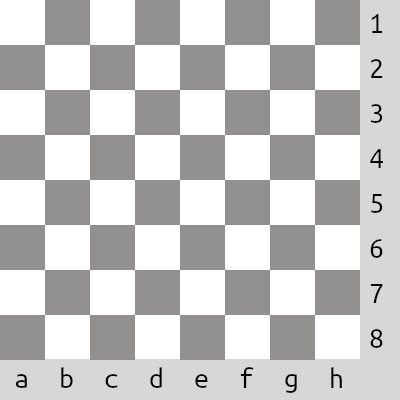
#> input picture Sistemas de gestión empresarial/Python Dani/python/06_Modulos/ajedrez_simón/ajedrez/images/tablero.png, 400 x 400 px; its folder holds only this picture in this run
$ python ajedrez.py
#> lines starting #> are read from the running program, lines starting #| are printed output that depends on the picture
### Sistemas de gestión empresarial/Python Dani/python/06_Modulos/ajedrez_simón/ajedrez/tablero.py
from ficha import Ficha
from PIL import Image

class Tablero:
    def __init__(self, inicio):

        self.posfichas = []


        columnas = {'a': 0, 'b': 45, 'c': 90, 'd': 135, 'e': 180, 'f': 225, 'g': 270, 'h': 315}
        filas = {'1': 315, '2': 270, '3': 225, '4': 180, '5': 135, '6': 90, '7': 45, '8': 0}

        for posicion in inicio:

            pieza, posicion_tablero = posicion.split('_')
            columna, fila = posicion_tablero


            x = columnas[columna]
            y = filas[fila]


            imagen = f'{pieza}.png'
            self.posfichas.append(Ficha(x, y, imagen))

    def pintar_tablero(self):

        tablero_img = Image.open('images/tablero.png').convert("RGBA")
#> tablero_img is the input picture: PIL image 400x400 RGBA; mean R, G, B, A 201.6, 201.2, 200.1, 255


        for ficha in self.posfichas:
            if ficha.visible:

                aux_img = Image.open(ficha.image_location()).convert("RGBA")
                tablero_img.alpha_composite(aux_img, (ficha.X, ficha.Y))
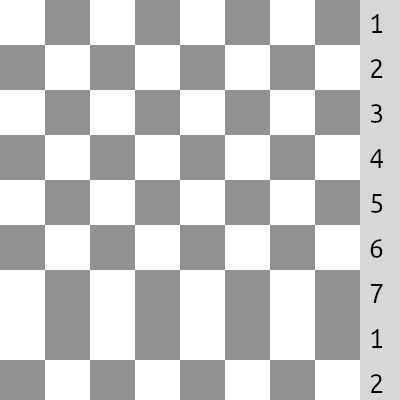
#> tablero_img: PIL image 400x400 RGBA; mean R, G, B, A 201.1, 200.7, 199.3, 255
#> pass 2 of the loop in pintar_tablero, `for ficha in self.posfichas:`:
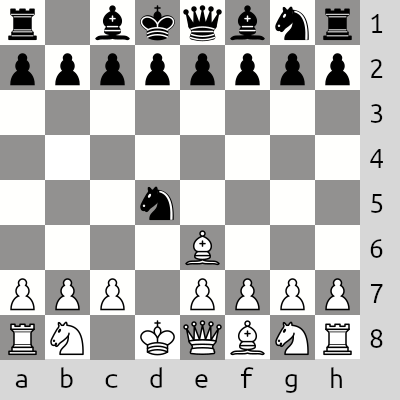
#> input picture Sistemas de gestión empresarial/Python Dani/python/06_Modulos/ajedrez_simón/ajedrez/jugada.png, 400 x 400 px, given in place of cb.png, which was not available
#> in pintar_tablero, aux_img is the input picture: PIL image 400x400 RGBA; mean R, G, B, A 188.6, 188.2, 187.3, 255
#> in pintar_tablero, `tablero_img.alpha_composite(aux_img, (ficha.X, ficha.Y))`:
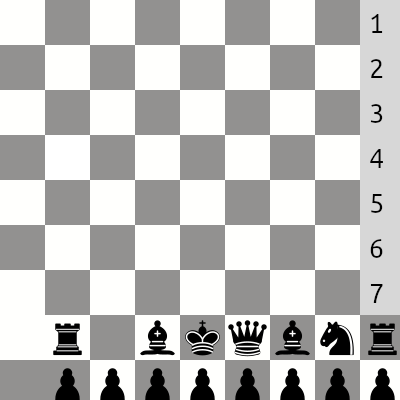
#> tablero_img: PIL image 400x400 RGBA; mean R, G, B, A 191.2, 190.8, 189.5, 255


        tablero_img.save("jugada.png")

    # [78 lines left out: functions cambiar_posicion_ficha, comer_ficha, pintar_reina, not called in this run]

### Sistemas de gestión empresarial/Python Dani/python/06_Modulos/ajedrez_simón/ajedrez/ficha.py
class Ficha:
    def __init__(self, x, y, imagen, visible=True):
        self.X = x
        self.Y = y
        self.imagen = imagen
        self.visible = visible

    def image_location(self):
        # Retorna la ruta relativa a la imagen de la ficha
        return f'../images/{self.imagen}'

### Sistemas de gestión empresarial/Python Dani/python/06_Modulos/ajedrez_simón/ajedrez/ajedrez.py
import sys
from PIL import Image
from tablero import Tablero
import matplotlib.pyplot as plt

inicio = ['tb_a1', 'cb_b1', 'ab_c1', 'rb_d1', 'db_e1', 'ab_f1', 'cb_g1', 'tb_h1',
              'pb_a2', 'pb_b2', 'pb_c2', 'pb_d2', 'pb_e2', 'pb_f2', 'pb_g2', 'pb_h2',
              'pn_a7', 'pn_b7', 'pn_c7', 'pn_d7', 'pn_e7', 'pn_f7', 'pn_g7', 'pn_h7',
              'tn_a8', 'cn_b8', 'an_c8', 'rn_d8', 'dn_e8' ,'an_f8', 'cn_g8', 'tn_h8']
def help():
    print("ajedrez.py -help print this help \n ajedrez.py pinta el tablero inicial \n ajedrez.py -n X pinta X damas en el tablero sin darse jaque")

def main():
    if len(sys.argv) > 1:
        if sys.argv[1] == '-help':
            help()
        elif sys.argv[1] == '-n':
            tablero= Tablero(inicio)
            tablero.pintar_reina(int(sys.argv[2]))
            tablero.pintar_tablero()
            img = Image.open('jugada.png')
            plt.imshow(img)
            plt.axis('off')
            plt.show()
        else:
            print("Argumento no reconocido. Usa '-help' para obtener ayuda.")
    else:

        tablero= Tablero(inicio)
        tablero.pintar_tablero()
        img = Image.open('jugada.png')
        plt.imshow(img)
        plt.axis('off')
        plt.show()

        tablero.cambiar_posicion_ficha("pb_d2","pb_d4")
        tablero.pintar_tablero()
        img = Image.open('jugada.png')
        plt.imshow(img)
        plt.axis('off')
        plt.show()

        tablero.cambiar_posicion_ficha("cn_b8","cn_c6")
        tablero.pintar_tablero()
        img = Image.open('jugada.png')
        plt.imshow(img)
        plt.axis('off')
        plt.show()

        tablero.cambiar_posicion_ficha("ab_c1","ab_e3")
        tablero.pintar_tablero()

        img = Image.open('jugada.png')
        plt.imshow(img)
        plt.axis('off')
        plt.show()

        tablero.comer_ficha("cn_c6","cn_d4")
        tablero.pintar_tablero()


        img = Image.open('jugada.png')
        plt.imshow(img)
        plt.axis('off')
        plt.show()


if __name__ == "__main__":
#> (the run stopped early here; a loop or call above may not have finished)
